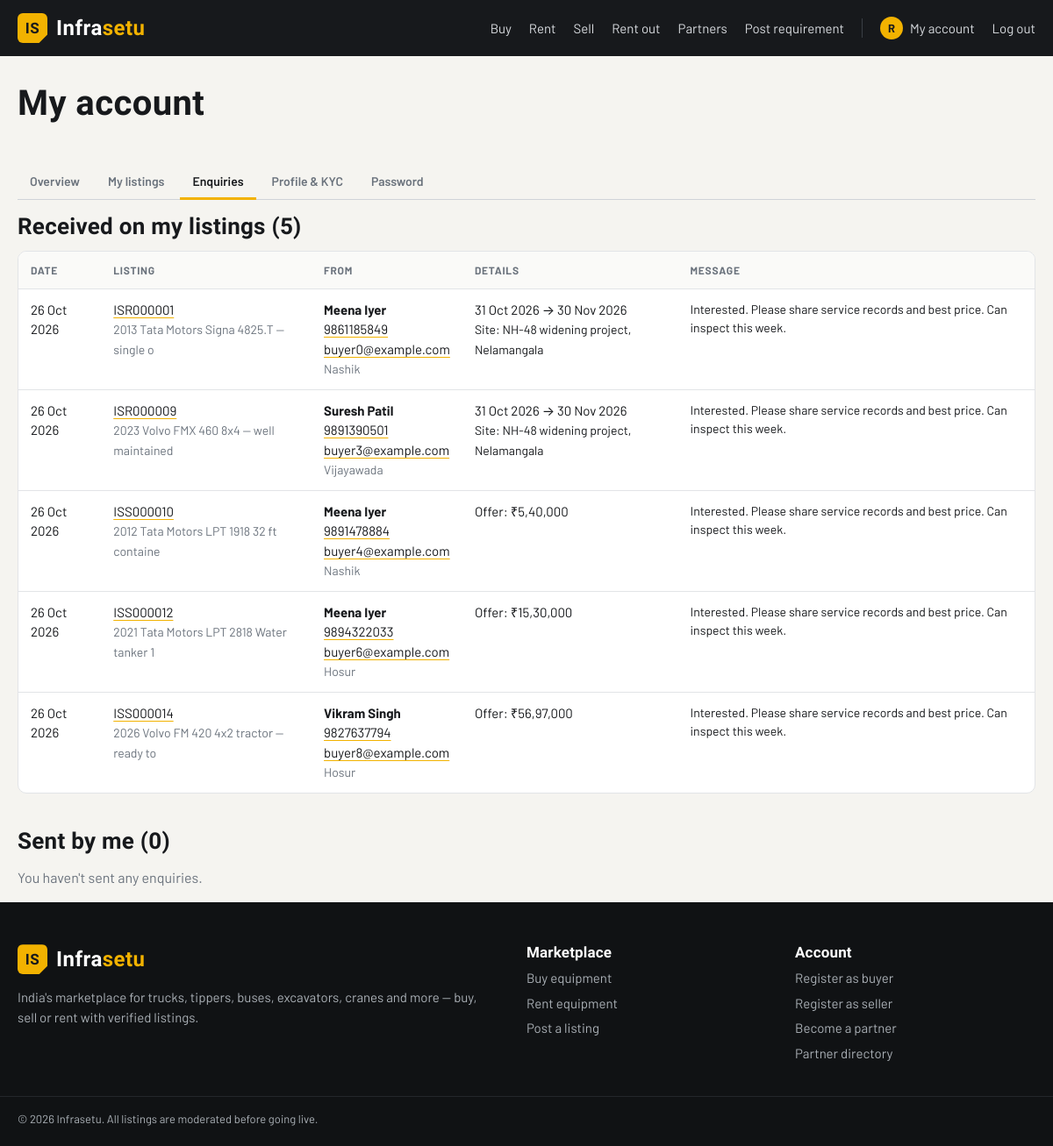
The app's page /my/enquiries (signed in) with its own data.
### models.py (models this page shows, shortened)
class TimestampMixin:
    created_at = db.Column(db.DateTime, default=datetime.utcnow, nullable=False)
    updated_at = db.Column(db.DateTime, default=datetime.utcnow, onupdate=datetime.utcnow, nullable=False)

class User(TimestampMixin, db.Model):
    __tablename__ = "users"
    id = db.Column(db.Integer, primary_key=True)
    name = db.Column(db.String(120), nullable=False)
    email = db.Column(db.String(160), unique=True, nullable=False, index=True)
    phone = db.Column(db.String(20), nullable=False)
    company = db.Column(db.String(160))
    password_hash = db.Column(db.String(255), nullable=False)
    role = db.Column(db.String(20), default="user", nullable=False)
    is_active = db.Column(db.Boolean, default=True, nullable=False)  # False = suspended
    account_type = db.Column(db.String(20), default="buyer", nullable=False, index=True)
    business_type = db.Column(db.String(60))  # buyer / seller sub-type
    state = db.Column(db.String(60))
    city = db.Column(db.String(80))
    gstin = db.Column(db.String(15))
    pan = db.Column(db.String(10))
    verification_status = db.Column(db.String(20), default="not_submitted", nullable=False)
    verification_note = db.Column(db.String(255))
    verified_at = db.Column(db.DateTime)
    verified_by_id = db.Column(db.Integer)
    last_login_at = db.Column(db.DateTime)
    failed_logins = db.Column(db.Integer, default=0, nullable=False)
    locked_until = db.Column(db.DateTime)
    password_changed_at = db.Column(db.DateTime)
    products = db.relationship("Product", back_populates="user", lazy="dynamic")
    roles = db.relationship("Role", secondary="user_roles", back_populates="users", lazy="selectin",
                            order_by="Role.name")
    partner_profile = db.relationship("PartnerProfile", back_populates="user", uselist=False,
                                      cascade="all, delete-orphan")
    @property
    def permissions(self):
        if any(r.slug == "super_admin" for r in self.roles):
            return set(PERMISSIONS)
        return set().union(*(r.codes for r in self.roles)) if self.roles else set()
    def has_permission(self, code):
        return bool(self.is_active) and code in self.permissions
    @property
    def is_admin(self):
        return self.has_permission("admin.access")

class Enquiry(db.Model):
    __tablename__ = "enquiries"
    id = db.Column(db.Integer, primary_key=True)
    product_id = db.Column(db.Integer, db.ForeignKey("products.id", ondelete="CASCADE"), nullable=False)
    user_id = db.Column(db.Integer, db.ForeignKey("users.id"))
    enquiry_type = db.Column(db.String(10), nullable=False)  # buy | rent
    name = db.Column(db.String(120), nullable=False)
    phone = db.Column(db.String(20), nullable=False)
    email = db.Column(db.String(160), nullable=False)
    city = db.Column(db.String(80), nullable=False)
    offer_price = db.Column(db.Numeric(14, 2))
    rent_from = db.Column(db.Date)
    rent_to = db.Column(db.Date)
    work_site = db.Column(db.String(200))
    message = db.Column(db.Text, nullable=False)
    status = db.Column(db.String(20), default="new", nullable=False)
    created_at = db.Column(db.DateTime, default=datetime.utcnow, nullable=False)
    product = db.relationship("Product", back_populates="enquiries")
    user = db.relationship("User")

class Product(TimestampMixin, db.Model):
    __tablename__ = "products"
    id = db.Column(db.Integer, primary_key=True)
    ref_code = db.Column(db.String(20), unique=True, index=True)
    user_id = db.Column(db.Integer, db.ForeignKey("users.id"), nullable=False, index=True)
    category_id = db.Column(db.Integer, db.ForeignKey("categories.id"), nullable=False, index=True)
    catalogue_id = db.Column(db.Integer, db.ForeignKey("catalogue.id"), nullable=False, index=True)
    listing_type = db.Column(db.String(10), nullable=False, index=True)  # sell | rent
    title = db.Column(db.String(200), nullable=False)
    manufacture_year = db.Column(db.Integer, nullable=False, index=True)
    condition = db.Column(db.String(20), nullable=False)
    usage_reading = db.Column(db.Integer, nullable=False, default=0)  # km or hours per category
    fuel_type = db.Column(db.String(20), nullable=False)
    registration_no = db.Column(db.String(30))
    ownership = db.Column(db.String(30))
    insurance_valid_till = db.Column(db.Date)
    price = db.Column(db.Numeric(14, 2))
    price_negotiable = db.Column(db.Boolean, default=True, nullable=False)
    rent_rate = db.Column(db.Numeric(12, 2))
    rent_period = db.Column(db.String(10))
    min_rent_duration = db.Column(db.Integer)
    operator_included = db.Column(db.Boolean, default=False, nullable=False)
    fuel_included = db.Column(db.Boolean, default=False, nullable=False)
    available_from = db.Column(db.Date)
    state = db.Column(db.String(60), nullable=False, index=True)
    city = db.Column(db.String(80), nullable=False, index=True)
    pincode = db.Column(db.String(10), nullable=False)
    description = db.Column(db.Text, nullable=False)
    contact_name = db.Column(db.String(120), nullable=False)
    contact_phone = db.Column(db.String(20), nullable=False)
    contact_email = db.Column(db.String(160))
    status = db.Column(db.String(20), nullable=False, default="pending", index=True)
    admin_note = db.Column(db.String(255))
    is_featured = db.Column(db.Boolean, default=False, nullable=False)
    views = db.Column(db.Integer, default=0, nullable=False)
    user = db.relationship("User", back_populates="products")
    category = db.relationship("Category", back_populates="products")
    catalogue = db.relationship("Catalogue", back_populates="products")
    images = db.relationship("ProductImage", back_populates="product", cascade="all, delete-orphan",
                             order_by="ProductImage.sort_order")
    attribute_values = db.relationship("ProductAttributeValue", back_populates="product",
                                       cascade="all, delete-orphan")
    enquiries = db.relationship("Enquiry", back_populates="product", cascade="all, delete-orphan",
                                lazy="dynamic")

### public.py (the view)
@bp.route("/my/enquiries")
@login_required
def my_enquiries():
    items = (Enquiry.query.join(Product).filter(Product.user_id == g.user.id)
             .order_by(Enquiry.created_at.desc()).all())
    sent = Enquiry.query.filter_by(user_id=g.user.id).order_by(Enquiry.created_at.desc()).all()
    return render_template("my_enquiries.html", items=items, sent=sent)

### models.py (called while the page is built)
    @property
    def codes(self):
        if self.slug == "super_admin":
            return set(PERMISSIONS)
        return {gr.permission for gr in self.grants}

### utils.py (called while the page is built)
def load_current_user():
    uid = session.get("user_id")
    g.user = db.session.get(User, uid) if uid else None
    if g.user is not None and not g.user.is_active:
        session.clear()
        g.user = None

def login_required(view):
    @wraps(view)
    def wrapped(*args, **kwargs):
        if g.user is None:
            flash("Please log in to continue.", "warning")
            return redirect(url_for("auth.login", next=request.full_path))
        return view(*args, **kwargs)
    return wrapped

def csrf_token():
    if "_csrf" not in session:
        session["_csrf"] = secrets.token_hex(16)
    return session["_csrf"]

def check_csrf():
    if request.method == "POST":
        token = request.form.get("_csrf") or request.headers.get("X-CSRF-Token")
        if not token or token != session.get("_csrf"):
            abort(400, description="Invalid or missing form token. Please reload the page and try again.")

def inr(value):
    if value is None:
        return "—"
    value = int(Decimal(value))
    s = str(abs(value))
    if len(s) > 3:
        head, tail = s[:-3], s[-3:]
        head = re.sub(r"(\d)(?=(\d{2})+$)", r"\1,", head)
        s = head + "," + tail
    return ("-" if value < 0 else "") + "₹" + s

### templates/my_enquiries.html (shortened to what this page needs)
{% extends "base.html" %}
{% block content %}
<div class="wrap">
  <div class="page-head"><h1>My account</h1></div>
  {% include "account/_nav.html" %}
  <h2>Received on my listings ({{ items|length }})</h2>
  {% if items %}
  <div class="table-wrap"><table class="table">
    <thead><tr><th>Date</th><th>Listing</th><th>From</th><th>Details</th><th>Message</th></tr></thead>
    <tbody>
    {% for e in items %}
      <tr>
        <td>{{ e.created_at|dt }}</td>
        <td><a href="{{ url_for('public.listing', ref=e.product.ref_code) }}">{{ e.product.ref_code }}</a><br><span class="small muted">{{ e.product.title[:40] }}</span></td>
        <td><b>{{ e.name }}</b><br><a href="tel:{{ e.phone }}">{{ e.phone }}</a><br><a href="mailto:{{ e.email }}">{{ e.email }}</a><br><span class="small muted">{{ e.city }}</span></td>
        <td>{% if e.enquiry_type == 'buy' %}Offer: {{ e.offer_price|inr }}{% else %}{{ e.rent_from|dt }} → {{ e.rent_to|dt }}<br><span class="small">Site: {{ e.work_site }}</span>{% endif %}</td>
        <td class="small">{{ e.message }}</td>
      </tr>
    {% endfor %}
    </tbody></table></div>
  {% else %}<p class="muted">No enquiries received yet.</p>{% endif %}
  <h2 class="mt">Sent by me ({{ sent|length }})</h2>
  {% if sent %}
  <div class="table-wrap"><table class="table">
    <thead><tr><th>Date</th><th>Listing</th><th>Type</th><th>Status</th></tr></thead>
    <tbody>{% for e in sent %}
      <tr><td>{{ e.created_at|dt }}</td><td><a href="{{ url_for('public.listing', ref=e.product.ref_code) }}">{{ e.product.title }}</a></td>
        <td>{{ e.enquiry_type|capitalize }}</td><td><span class="badge badge-{{ e.status }}">{{ e.status|capitalize }}</span></td></tr>
    {% endfor %}</tbody></table></div>
  {% else %}<p class="muted">You haven't sent any enquiries.</p>{% endif %}
</div>
{% endblock %}

### templates/base.html (shortened to what this page needs)
<!doctype html>
<html lang="en">
<head>
  <link rel="stylesheet" href="{{ url_for('static', filename='css/style.css') }}">
</head>
<body class="{% block body_class %}public{% endblock %}">
{% block header %}
<header class="site-header">
  <div class="wrap header-inner">
    <a class="brand" href="{{ url_for('public.home') }}"><span class="brand-mark">IS</span> <span>Infra<b>setu</b></span></a>
    <nav class="main-nav">
      <a href="{{ url_for('public.search', intent='buy') }}">Buy</a>
      <a href="{{ url_for('public.search', intent='rent') }}">Rent</a>
      <a href="{{ url_for('public.post_listing', type='sell') }}">Sell</a>
      <a href="{{ url_for('public.post_listing', type='rent') }}">Rent out</a>
      <a href="{{ url_for('public.partners') }}">Partners</a>
      <a href="{{ url_for('public.requirement') }}">Post requirement</a>
      {% if g.user %}
        <a href="{{ url_for('auth.account') }}" class="nav-account"><span class="avatar" aria-hidden="true">{{ g.user.name[:1]|upper }}</span> My account</a>
        <form method="post" action="{{ url_for('auth.logout') }}" class="inline">
          <button class="link-btn">Log out</button>
        </form>
      {% else %}
        <a href="{{ url_for('auth.login') }}">Log in</a>
        <a href="{{ url_for('auth.register') }}" class="btn btn-primary btn-sm">Register</a>
      {% endif %}
    </nav>
  </div>
</header>
{% endblock %}
<main>{% block content %}{% endblock %}</main>
{% block footer %}
<footer class="site-footer">
  <div class="wrap footer-inner">
    <div>
      <a class="brand" href="{{ url_for('public.home') }}"><span class="brand-mark">IS</span> <span>Infra<b>setu</b></span></a>
      <p>India's marketplace for trucks, tippers, buses, excavators, cranes and more — buy, sell or rent with verified listings.</p>
    </div>
    <div>
      <h4>Marketplace</h4>
      <a href="{{ url_for('public.search', intent='buy') }}">Buy equipment</a>
      <a href="{{ url_for('public.search', intent='rent') }}">Rent equipment</a>
      <a href="{{ url_for('public.post_listing') }}">Post a listing</a>
    </div>
    <div>
      <h4>Account</h4>
      <a href="{{ url_for('auth.register', type='buyer') }}">Register as buyer</a>
      <a href="{{ url_for('auth.register', type='seller') }}">Register as seller</a>
      <a href="{{ url_for('auth.register', type='partner') }}">Become a partner</a>
      <a href="{{ url_for('public.partners') }}">Partner directory</a>
    </div>
  </div>
  <div class="wrap copyright">© {{ 2026 }} Infrasetu. All listings are moderated before going live.</div>
</footer>
{% endblock %}
</body>
</html>

### static/css/style.css (style rules this page uses)
:root { --ink: #17191c; --ink-2: #2a2e33; --steel: #5b636d; --muted: #6b737d; --line: #e2e4e7; --line-2: #cfd3d8; --paper: #f5f4f0; --card: #ffffff; --yellow: #f2b200; --yellow-d: #d69c00; --yellow-soft: #fff4d1; --rent: #1f6feb; --rent-soft: #e5efff; --sell: #12805c; --sell-soft: #e1f4ec; --danger: #c4321f; --danger-soft: #fdeceA; --warning-soft: #fff4d1; --info-soft: #e8eef6; --placeholder-bg: #e9e7e1; --radius: 10px; --shadow: 0 1px 2px rgba(0,0,0,.05), 0 4px 16px rgba(0,0,0,.05); --head: "Barlow Condensed", "Arial Narrow", sans-serif; --body: "Barlow", system-ui, -apple-system, "Segoe UI", sans-serif; }
* { box-sizing: border-box; }
html { -webkit-text-size-adjust: 100%; }
body { margin: 0; font: 16px/1.5 var(--body); color: var(--ink); background: var(--paper); }
a { color: var(--ink); text-decoration-color: var(--yellow); text-underline-offset: 3px; }
h1, h2, h3, h4 { font-family: var(--head); font-weight: 700; line-height: 1.1; margin: 0 0 .5em; letter-spacing: .01em; }
h1 { font-size: clamp(28px, 4vw, 40px); }
h2 { font-size: 26px; }
.wrap { max-width: 1240px; margin: 0 auto; padding: 0 20px; }
.muted { color: var(--muted); }
.small { font-size: 14px; }
.mt { margin-top: 40px; }
.inline { display: inline; }
.link-btn { background: none; border: 0; padding: 0; font: inherit; color: inherit; cursor: pointer; text-decoration: underline; text-decoration-color: var(--yellow); text-underline-offset: 3px; }
.site-header { background: var(--ink); color: #fff; position: sticky; top: 0; z-index: 20; }
.header-inner { display: flex; align-items: center; gap: 24px; height: 64px; }
.brand { font: 600 24px var(--head); color: #fff; text-decoration: none; display: flex; align-items: center; gap: 10px; letter-spacing: .02em; }
.brand b { color: var(--yellow); }
.brand-mark { width: 34px; height: 34px; display: grid; place-items: center; background: var(--yellow); color: var(--ink); border-radius: 6px; font-size: 17px; font-weight: 700; clip-path: polygon(0 0, 100% 0, 100% 72%, 72% 100%, 0 100%); }
.main-nav { display: flex; align-items: center; gap: 20px; margin-left: auto; font-size: 15px; }
.main-nav a, .main-nav .link-btn { color: #d9dce0; text-decoration: none; }
.page-head { padding: 32px 0 20px; }
.table-wrap { overflow-x: auto; background: var(--card); border: 1px solid var(--line); border-radius: var(--radius); }
.table { width: 100%; border-collapse: collapse; font-size: 15px; }
.table th { text-align: left; font-size: 12px; text-transform: uppercase; letter-spacing: .06em; color: var(--muted); padding: 12px 14px; border-bottom: 1px solid var(--line); background: #fafaf8; white-space: nowrap; }
.table td { padding: 12px 14px; border-bottom: 1px solid var(--line); vertical-align: top; }
.table tr:last-child td { border-bottom: 0; }
.site-footer { background: #101214; color: #aab0b6; margin-top: 0; padding: 48px 0 20px; font-size: 15px; }
main { min-height: 60vh; }
.footer-inner { display: grid; grid-template-columns: 2fr 1fr 1fr; gap: 32px; }
.footer-inner h4 { color: #fff; font-size: 17px; }
.footer-inner a:not(.brand) { display: block; color: #aab0b6; text-decoration: none; margin-bottom: 6px; }
.copyright { border-top: 1px solid #23272b; margin-top: 32px; padding-top: 16px; font-size: 13px; }
.brand-mark { flex-shrink: 0; }
.avatar { display: inline-grid; place-items: center; width: 26px; height: 26px; border-radius: 50%; background: var(--yellow); color: var(--ink); font: 700 13px var(--body); }
.nav-account { display: inline-flex; align-items: center; gap: 8px; }

### records on screen
User: user "R"
Enquiry: created_at|dt "26 Oct 2026", product.ref_code "ISR000001", product "2013 Tata Motors Signa 4825.T — single o", name "Meena Iyer", phone "9861185849", email "buyer0@example.com", city "Nashik", rent_from|dt "31 Oct 2026", rent_to|dt "30 Nov 2026", work_site "NH-48 widening project, Nelamangala", message "Interested. Please share service records and best price. Can inspect this week."
Enquiry: created_at|dt "26 Oct 2026", product.ref_code "ISR000009", product "2023 Volvo FMX 460 8x4 — well maintained", name "Suresh Patil", phone "9891390501", email "buyer3@example.com", city "Vijayawada", rent_from|dt "31 Oct 2026", rent_to|dt "30 Nov 2026", work_site "NH-48 widening project, Nelamangala", message "Interested. Please share service records and best price. Can inspect this week."
Enquiry: created_at|dt "26 Oct 2026", product.ref_code "ISS000010", product "2012 Tata Motors LPT 1918 32 ft containe", name "Meena Iyer", phone "9891478884", email "buyer4@example.com", city "Nashik", offer_price|inr "₹5,40,000", message "Interested. Please share service records and best price. Can inspect this week."
Enquiry: created_at|dt "26 Oct 2026", product.ref_code "ISS000012", product "2021 Tata Motors LPT 2818 Water tanker 1", name "Meena Iyer", phone "9894322033", email "buyer6@example.com", city "Hosur", offer_price|inr "₹15,30,000", message "Interested. Please share service records and best price. Can inspect this week."
Enquiry: created_at|dt "26 Oct 2026", product.ref_code "ISS000014", product "2026 Volvo FM 420 4x2 tractor — ready to", name "Vikram Singh", phone "9827637794", email "buyer8@example.com", city "Hosur", offer_price|inr "₹56,97,000", message "Interested. Please share service records and best price. Can inspect this week."

### other values on screen
{{ items|length }} "5"
{{ sent|length }} "0"
{{ 2026 }} "2026"
